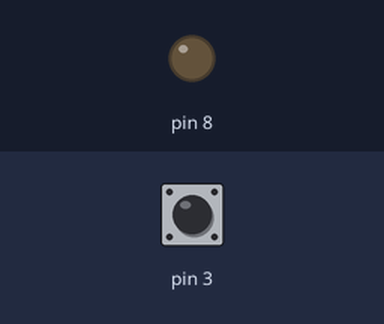
A sketch run on a simulated Arduino Uno, built with avr-gcc and run on an emulated ATmega328P. Parts: output pins drawn as LEDs (lit = HIGH). The inputs (shaded band) are chosen by the test bench; at power-on: pin 3 HIGH.

Above: at 1.2 s.
1.3 s: pin 3 pulled LOW for 0.15 s
At 2.3 s:
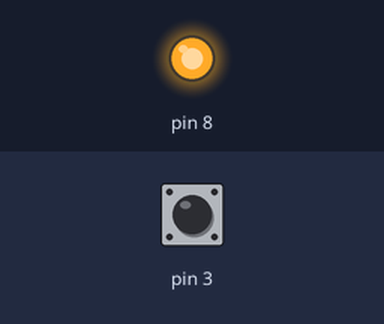
2.9 s: pin 3 pulled LOW for 1 s
At 3.5 s:
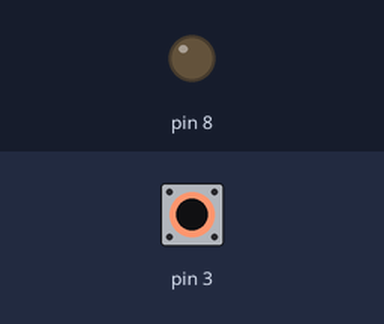
5.4 s: pin 3 pulled LOW for 3.2 s
At 6.7 s:
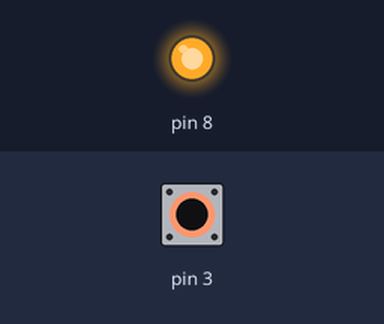
Timing chart, 0 to 8.4 s (numbered marks = the images above; inputs shaded):
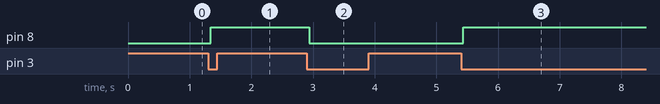

Measured:
- after the input at 1.3 s, pin 8: LOW → HIGH at once
- after the input at 2.9 s, pin 8: HIGH → LOW at once
- after the input at 5.4 s, pin 8: LOW → HIGH at once

The sketch:

reference.ino
```cpp
bool lit=false; int stable=HIGH,last=HIGH; unsigned long ch=0;
void setup(){pinMode(3,INPUT_PULLUP);pinMode(8,OUTPUT);}
void loop(){
  int v=digitalRead(3);
  if(v!=last){ch=millis();last=v;}
  if(millis()-ch>=40 && v!=stable){ stable=v; if(stable==LOW){lit=!lit;digitalWrite(8,lit);} }
}
```
